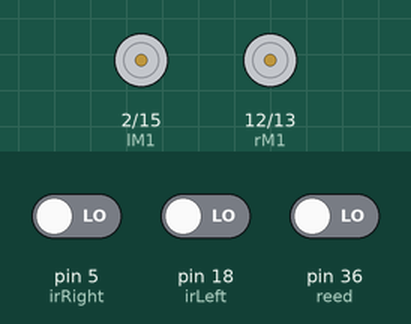
Recording of a sketch running on a simulated Arduino Mega 2560, built with avr-gcc and run on an emulated ATmega2560. Shown: motor-driver pin pairs drawn as motors (green arrow = first pin HIGH = forward, orange = second pin HIGH = backward, longer = more drive). Inputs (shaded band) come from the test bench; at power-on: pin 5 (irRight) LOW, pin 18 (irLeft) LOW, pin 36 (reed) LOW.

Above: at 1.2 s.
1.3 s: pin 5 (irRight) driven HIGH
At 1.5 s:
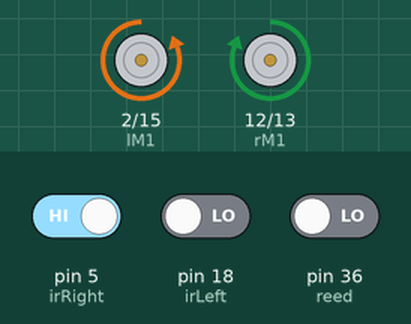
4.3 s: pin 18 (irLeft) driven HIGH
At 4.4 s:
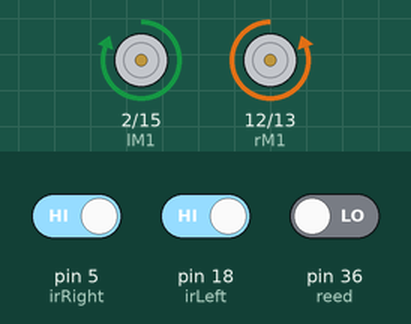
7.3 s: pin 18 (irLeft) driven LOW
At 7.5 s:
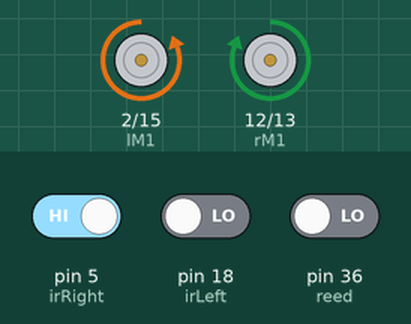
10.3 s: pin 36 (reed) driven HIGH
13.3 s: pin 36 (reed) driven LOW
Timing chart, 0 to 16.3 s (numbered marks = the images above; inputs shaded):
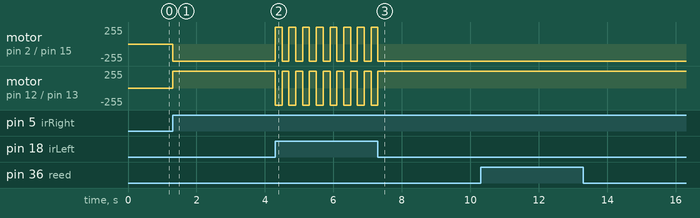

Measured:
- after the input at 1.3 s, motor on pin 2 (lM1) / pin 15 (lM2): stopped → backward 255/255 at once; motor on pin 12 (rM1) / pin 13 (rM2): stopped → forward 255/255 at once
- after the input at 4.3 s, motor on pin 2 (lM1) / pin 15 (lM2), motor on pin 12 (rM1) / pin 13 (rM2): alternates forward 255/255 for 0.20 s and backward 255/255 for 0.20 s, starting at once
- after the input at 7.3 s, motor on pin 2 (lM1) / pin 15 (lM2): goes on until 7.3 s, then stays backward 255/255; motor on pin 12 (rM1) / pin 13 (rM2): goes on until 7.3 s, then stays forward 255/255

The sketch:

magneten_detecteren.ino
```cpp
// Left Motor connections
#define lM1 2
#define lM2 15
// Right Motor connections
#define rM1 12
#define rM2 13
// Reed sensor
#define reed 36
//Ir sensors
#define irLeft 18
#define irRight 5

int reed_status;
boolean acmIsLeft = false;
boolean acmIsRight = false;
//States of IR sensor
int irLeftState;
int irRightState;

void setup() {
  //Set all the motor control pins to outputs
  pinMode(lM1, OUTPUT);
  pinMode(lM2, OUTPUT);
  pinMode(rM1, OUTPUT);
  pinMode(rM2, OUTPUT);
  //Set Reed sensor to input
  pinMode(reed, INPUT);
  //Set the IR sensors to an input
  pinMode(irLeft, INPUT);
  pinMode(irRight, INPUT);
}

void loop() {
  checkIRs();
  reed_status = digitalRead(reed);
  if(reed_status == 1){
    drive('f');

  }
  else{
    drive('p');
  }
}

void checkIRs(){

  //Putting the value what IR sensor gives into the state variable of the ir sensors
  irLeftState = digitalRead(irLeft);
  irRightState = digitalRead(irRight);
  if(irLeftState == 1){
    drive('r');
    delay(200);
    acmIsRight = false;
    acmIsLeft = true;
  }
  if(irRightState == 1){
    drive('l');
    delay(200);
    acmIsRight = true;
    acmIsLeft = false;
  }
}

//Function to drive the motors to given direction
void drive(char mode){
  switch (mode){
    case 'f':
      digitalWrite(lM1, HIGH);
      digitalWrite(lM2, LOW);
      digitalWrite(rM1, HIGH);
      digitalWrite(rM2, LOW);
      break;
    case 'b':
      digitalWrite(lM1, LOW);
      digitalWrite(lM2, HIGH);
      digitalWrite(rM1, LOW);
      digitalWrite(rM2, HIGH);
      break;
    case 'l':
      digitalWrite(lM1, LOW);
      digitalWrite(lM2, HIGH);
      digitalWrite(rM1, HIGH);
      digitalWrite(rM2, LOW);
      break;
    case 'r':
      digitalWrite(lM1, HIGH);
      digitalWrite(lM2, LOW);
      digitalWrite(rM1, LOW);
      digitalWrite(rM2, HIGH);
      break;
    case 'p':
      digitalWrite(lM1, LOW);
      digitalWrite(lM2, LOW);
      digitalWrite(rM1, LOW);
      digitalWrite(rM2, LOW);
      break;
  }
}
```
